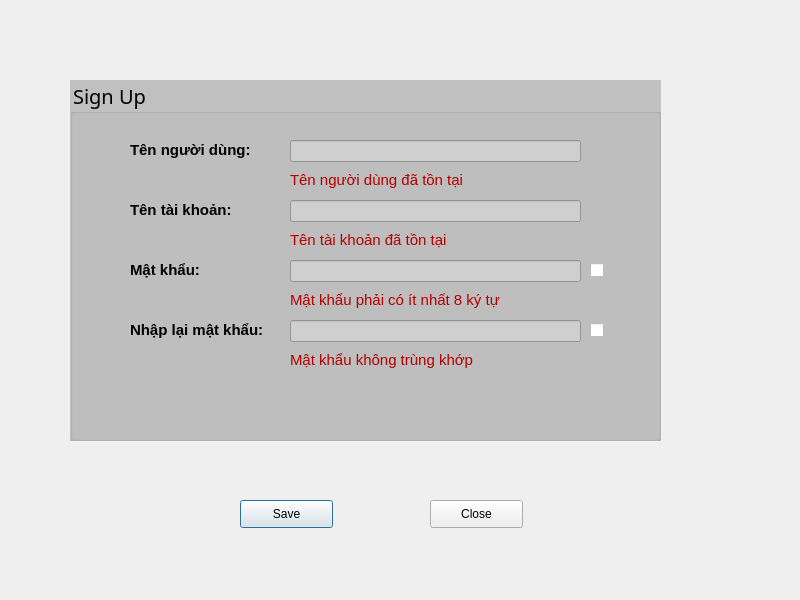
<?xml version="1.0" encoding="UTF-8"?>
<ui version="4.0">
 <class>SignUp</class>
 <widget class="QDialog" name="SignUp">
  <property name="geometry">
   <rect>
    <x>0</x>
    <y>0</y>
    <width>800</width>
    <height>600</height>
   </rect>
  </property>
  <property name="minimumSize">
   <size>
    <width>800</width>
    <height>600</height>
   </size>
  </property>
  <property name="maximumSize">
   <size>
    <width>800</width>
    <height>600</height>
   </size>
  </property>
  <property name="windowTitle">
   <string>Sign Up</string>
  </property>
  <property name="windowIcon">
   <iconset>
    <normaloff>C:/Users/DeathA2/Downloads/warning.png</normaloff>C:/Users/DeathA2/Downloads/warning.png</iconset>
  </property>
  <property name="autoFillBackground">
   <bool>false</bool>
  </property>
  <property name="styleSheet">
   <string notr="true"/>
  </property>
  <property name="sizeGripEnabled">
   <bool>false</bool>
  </property>
  <property name="modal">
   <bool>false</bool>
  </property>
  <widget class="QGroupBox" name="groupBox">
   <property name="geometry">
    <rect>
     <x>70</x>
     <y>80</y>
     <width>591</width>
     <height>361</height>
    </rect>
   </property>
   <property name="font">
    <font>
     <family>Sitka</family>
     <pointsize>15</pointsize>
    </font>
   </property>
   <property name="styleSheet">
    <string notr="true">
QLabel
{
	image: url(:/new/image/img/Picture1.png);
	background-color: qradialgradient(spread:pad, cx:0.5, cy:0.5, radius:0.5, fx:0.5, fy:0.5, stop:0 rgba(0, 0, 0, 0), stop:1 rgba(0, 0, 0, 0));
	font-size: 15px;
	width: fit;
	font-style: bold;
}
QGroupBox{
background-color: rgb(184, 184, 184,220);
}
</string>
   </property>
   <property name="title">
    <string>Sign Up</string>
   </property>
   <property name="flat">
    <bool>false</bool>
   </property>
   <property name="checkable">
    <bool>false</bool>
   </property>
   <widget class="QLabel" name="label">
    <property name="geometry">
     <rect>
      <x>60</x>
      <y>60</y>
      <width>151</width>
      <height>20</height>
     </rect>
    </property>
    <property name="font">
     <font>
      <pointsize>-1</pointsize>
      <weight>75</weight>
      <bold>true</bold>
     </font>
    </property>
    <property name="styleSheet">
     <string notr="true">image: url(:/new/image/img/Picture1.png);</string>
    </property>
    <property name="text">
     <string>Tên người dùng:</string>
    </property>
   </widget>
   <widget class="QLineEdit" name="username">
    <property name="geometry">
     <rect>
      <x>220</x>
      <y>60</y>
      <width>291</width>
      <height>22</height>
     </rect>
    </property>
    <property name="styleSheet">
     <string notr="true">color: rgb(0, 0, 0);
background-color: rgb(207, 207, 207);</string>
    </property>
   </widget>
   <widget class="QLineEdit" name="userAccount">
    <property name="geometry">
     <rect>
      <x>220</x>
      <y>120</y>
      <width>291</width>
      <height>22</height>
     </rect>
    </property>
    <property name="styleSheet">
     <string notr="true">color: rgb(0, 0, 0);
background-color: rgb(207, 207, 207);</string>
    </property>
    <property name="text">
     <string/>
    </property>
   </widget>
   <widget class="QLabel" name="label_2">
    <property name="geometry">
     <rect>
      <x>60</x>
      <y>120</y>
      <width>151</width>
      <height>20</height>
     </rect>
    </property>
    <property name="font">
     <font>
      <pointsize>-1</pointsize>
      <weight>75</weight>
      <bold>true</bold>
     </font>
    </property>
    <property name="styleSheet">
     <string notr="true">image: url(:/new/image/img/Picture1.png);</string>
    </property>
    <property name="text">
     <string>Tên tài khoản:</string>
    </property>
   </widget>
   <widget class="QLineEdit" name="pass">
    <property name="geometry">
     <rect>
      <x>220</x>
      <y>180</y>
      <width>291</width>
      <height>22</height>
     </rect>
    </property>
    <property name="styleSheet">
     <string notr="true">color: rgb(0, 0, 0);
background-color: rgb(207, 207, 207);</string>
    </property>
    <property name="echoMode">
     <enum>QLineEdit::Password</enum>
    </property>
   </widget>
   <widget class="QLabel" name="label_3">
    <property name="geometry">
     <rect>
      <x>60</x>
      <y>180</y>
      <width>151</width>
      <height>20</height>
     </rect>
    </property>
    <property name="font">
     <font>
      <pointsize>-1</pointsize>
      <weight>75</weight>
      <bold>true</bold>
     </font>
    </property>
    <property name="styleSheet">
     <string notr="true">image: url(:/new/image/img/Picture1.png);</string>
    </property>
    <property name="text">
     <string>Mật khẩu:</string>
    </property>
   </widget>
   <widget class="QLineEdit" name="rePass">
    <property name="geometry">
     <rect>
      <x>220</x>
      <y>240</y>
      <width>291</width>
      <height>22</height>
     </rect>
    </property>
    <property name="styleSheet">
     <string notr="true">color: rgb(0, 0, 0);
background-color: rgb(207, 207, 207);</string>
    </property>
    <property name="echoMode">
     <enum>QLineEdit::Password</enum>
    </property>
   </widget>
   <widget class="QLabel" name="label_4">
    <property name="geometry">
     <rect>
      <x>60</x>
      <y>240</y>
      <width>151</width>
      <height>20</height>
     </rect>
    </property>
    <property name="font">
     <font>
      <pointsize>-1</pointsize>
      <weight>75</weight>
      <bold>true</bold>
     </font>
    </property>
    <property name="styleSheet">
     <string notr="true">image: url(:/new/image/img/Picture1.png);</string>
    </property>
    <property name="text">
     <string>Nhập lại mật khẩu:</string>
    </property>
   </widget>
   <widget class="QCheckBox" name="checkBoxPass">
    <property name="geometry">
     <rect>
      <x>520</x>
      <y>180</y>
      <width>51</width>
      <height>20</height>
     </rect>
    </property>
    <property name="styleSheet">
     <string notr="true">image: url(:/new/image/img/Picture1.png);</string>
    </property>
    <property name="text">
     <string/>
    </property>
    <property name="icon">
     <iconset resource="img.qrc">
      <normaloff>:/new/icon/img/unhide.png</normaloff>:/new/icon/img/unhide.png</iconset>
    </property>
    <property name="tristate">
     <bool>false</bool>
    </property>
   </widget>
   <widget class="QCheckBox" name="checkBoxRePass">
    <property name="geometry">
     <rect>
      <x>520</x>
      <y>240</y>
      <width>51</width>
      <height>20</height>
     </rect>
    </property>
    <property name="styleSheet">
     <string notr="true">image: url(:/new/image/img/Picture1.png);</string>
    </property>
    <property name="text">
     <string/>
    </property>
    <property name="icon">
     <iconset resource="img.qrc">
      <normaloff>:/new/icon/img/unhide.png</normaloff>:/new/icon/img/unhide.png</iconset>
    </property>
    <property name="checked">
     <bool>false</bool>
    </property>
    <property name="autoRepeat">
     <bool>false</bool>
    </property>
    <property name="autoExclusive">
     <bool>false</bool>
    </property>
    <property name="tristate">
     <bool>false</bool>
    </property>
   </widget>
   <widget class="QLabel" name="errorPass">
    <property name="geometry">
     <rect>
      <x>220</x>
      <y>210</y>
      <width>291</width>
      <height>20</height>
     </rect>
    </property>
    <property name="styleSheet">
     <string notr="true">color: rgb(179, 0, 0);</string>
    </property>
    <property name="text">
     <string>Mật khẩu phải có ít nhất 8 ký tự</string>
    </property>
   </widget>
   <widget class="QLabel" name="errorUserAcc">
    <property name="geometry">
     <rect>
      <x>220</x>
      <y>150</y>
      <width>291</width>
      <height>20</height>
     </rect>
    </property>
    <property name="styleSheet">
     <string notr="true">color: rgb(179, 0, 0);</string>
    </property>
    <property name="text">
     <string>Tên tài khoản đã tồn tại</string>
    </property>
   </widget>
   <widget class="QLabel" name="errorRePas">
    <property name="geometry">
     <rect>
      <x>220</x>
      <y>270</y>
      <width>291</width>
      <height>20</height>
     </rect>
    </property>
    <property name="styleSheet">
     <string notr="true">color: rgb(179, 0, 0);</string>
    </property>
    <property name="text">
     <string>Mật khẩu không trùng khớp</string>
    </property>
   </widget>
   <widget class="QLabel" name="errorUserName">
    <property name="geometry">
     <rect>
      <x>220</x>
      <y>90</y>
      <width>291</width>
      <height>20</height>
     </rect>
    </property>
    <property name="styleSheet">
     <string notr="true">color: rgb(179, 0, 0);</string>
    </property>
    <property name="text">
     <string>Tên người dùng đã tồn tại</string>
    </property>
   </widget>
  </widget>
  <widget class="QPushButton" name="Save">
   <property name="geometry">
    <rect>
     <x>240</x>
     <y>500</y>
     <width>93</width>
     <height>28</height>
    </rect>
   </property>
   <property name="styleSheet">
    <string notr="true">
image: url(:/new/image/img/Picture1.png);</string>
   </property>
   <property name="text">
    <string>Save</string>
   </property>
  </widget>
  <widget class="QPushButton" name="Close">
   <property name="geometry">
    <rect>
     <x>430</x>
     <y>500</y>
     <width>93</width>
     <height>28</height>
    </rect>
   </property>
   <property name="styleSheet">
    <string notr="true">
image: url(:/new/image/img/Picture1.png);</string>
   </property>
   <property name="text">
    <string>Close</string>
   </property>
  </widget>
  <widget class="QLabel" name="label_5">
   <property name="geometry">
    <rect>
     <x>0</x>
     <y>0</y>
     <width>800</width>
     <height>600</height>
    </rect>
   </property>
   <property name="minimumSize">
    <size>
     <width>800</width>
     <height>600</height>
    </size>
   </property>
   <property name="maximumSize">
    <size>
     <width>800</width>
     <height>600</height>
    </size>
   </property>
   <property name="styleSheet">
    <string notr="true">image: url(:/new/image/img/BackgroundNoiseStudy.jpg);</string>
   </property>
   <property name="text">
    <string/>
   </property>
  </widget>
  <zorder>label_5</zorder>
  <zorder>groupBox</zorder>
  <zorder>Save</zorder>
  <zorder>Close</zorder>
 </widget>
 <resources>
  <include location="img.qrc"/>
 </resources>
 <connections/>
</ui>
